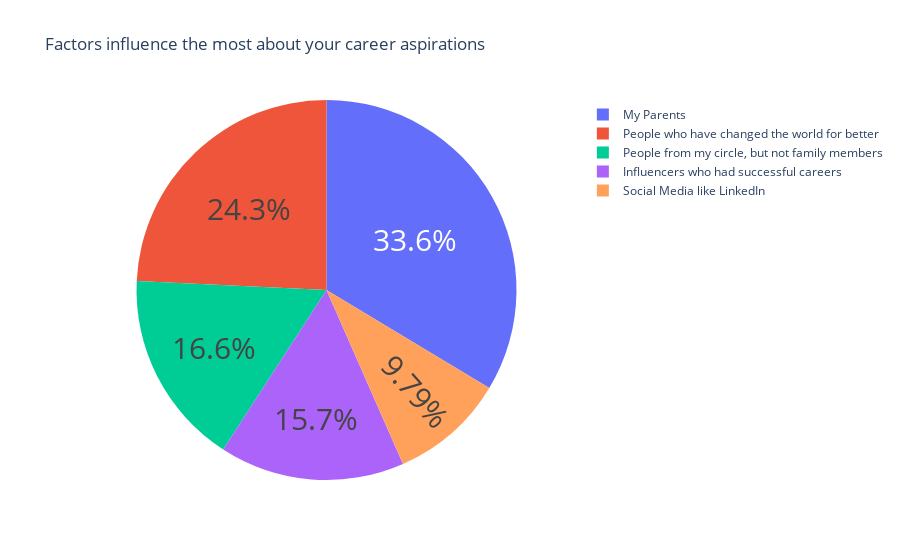

Notebook code cell kept with this figure:
### Code cell
# what are the factor influence the career aspiration of genz?

question = df['Which of the below factors influence the most about your career aspirations ?'].value_counts()

label = question.index
counts = question.values
colors = ['gold', 'lightgreen']
fig = go.Figure(data=[go.Pie(labels=label, values=counts)])
fig.update_layout(title_text='Factors influence the most about your career aspirations')
fig.update_traces(hoverinfo='label+value', textinfo='percent', textfont_size=30,)

fig.show()

### Figure 1 — Plotly figure (JSON) as saved in the notebook; plotly's stock layout.template omitted (floating-point values rounded to 4 significant figures)
{"data": [{"hoverinfo": "label+value", "labels": ["My Parents", "People who have changed the world for better", "People from my circle, but not family members", "Influencers who had successful careers", "Social Media like LinkedIn"], "textfont": {"size": 30}, "textinfo": "percent", "type": "pie", "values": [79, 57, 39, 37, 23]}], "layout": {"title": {"text": "Factors influence the most about your career aspirations"}}}
